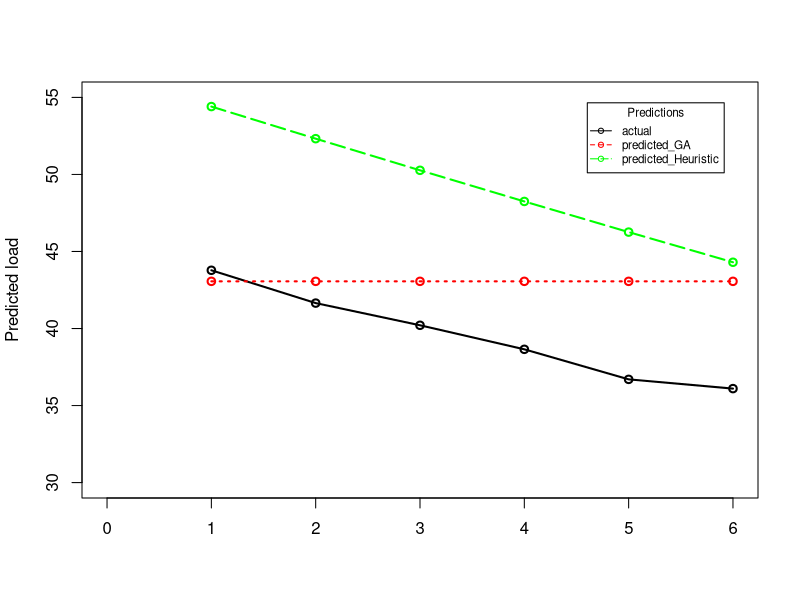

The R source for this figure:
library(readxl)
library(ggplot2)

midnight_actual<-unlist(read_excel("Alldata_excel.xlsx", range = "K75:K80",col_names = FALSE))
midnight_predictedGA<-unlist(read_excel("Alldata_excel.xlsx", range = "L75:L80",col_names = FALSE))
midnight_predictedMNLR<-unlist(read_excel("Alldata_excel.xlsx", range = "M75:M80",col_names = FALSE))

x<-seq(1,6)
y1<-midnight_actual
y2<-midnight_predictedGA
y3<-midnight_predictedMNLR
line_width <-2

#length(seq(36,54,by=3.1))

tiff("midnight2.tiff", units="in", width=5, height=5, res=300)
plot(x,seq(36,54,by=3.1),xlim = c(0,6),ylim =c(30,55),type="n",ylab="Predicted load",xlab = "")
lines(x,y1,type="o",col="black",lty=1,lwd=line_width)
lines(x,y2,type="o",col="red",lty=3,lwd=line_width)
lines(x,y3,type="o",col="green",lty=5,lwd=line_width)
legend("topright",inset = 0.05,
       c("actual","predicted_GA","predicted_Heuristic"),lty = c(1,2,5),
       col = c("black","red","green"),
       title = "Predictions",cex = 0.7,pch = c(1,1,1)
)
dev.off()
